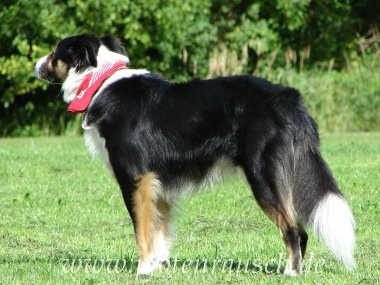
#> input picture img/dog.jpg, 380 x 285 px
$ python cv1_basic_operation.py
#> lines starting #> are read from the running program, lines starting #| are printed output that depends on the picture
import matplotlib
import numpy as np
import matplotlib.pyplot as plt
import cv2

img = cv2.imread('./img/dog.jpg')
#> img is the input picture: shape (285, 380, 3); mean B, G, R 85.9, 130.5, 110.7
print(type(img))  # <class 'numpy.ndarray'>
#| <class 'numpy.ndarray'>
img_transcol = cv2.cvtColor(src=img, code=cv2.COLOR_BGR2RGB)  # 进行颜色三通道的改变
img_resize = cv2.resize(img_transcol, (500, 500))  # 尺寸变化
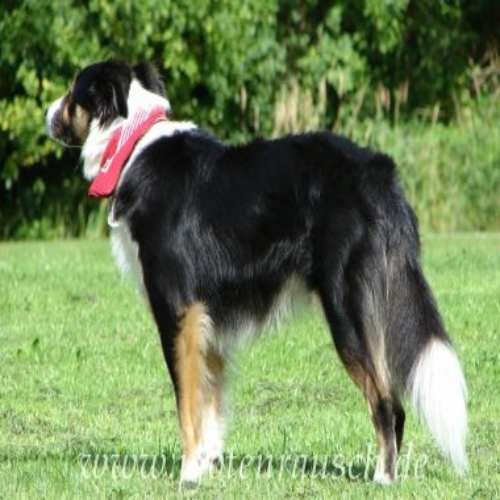
#> img_resize: shape (500, 500, 3); mean R, G, B 110.6, 130.4, 85.8
img_flip = cv2.flip(img_resize, flipCode=1)  # 0垂直翻转，1竖直翻转，-1原点翻转
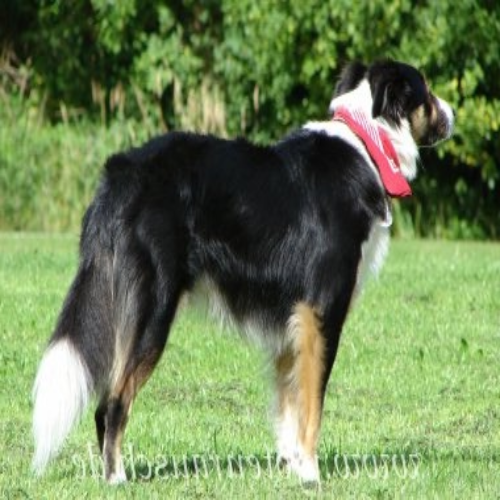
#> img_flip: shape (500, 500, 3); mean R, G, B 110.6, 130.4, 85.8
plt.imshow(img_flip)  # opencv 对应通道为 B G R, matplotlib 对应通道为 R G B,所以显示的颜色有异
plt.show()

cv2.imwrite('./save_img/dog.jpg', cv2.cvtColor(img_flip, cv2.COLOR_RGB2BGR))
